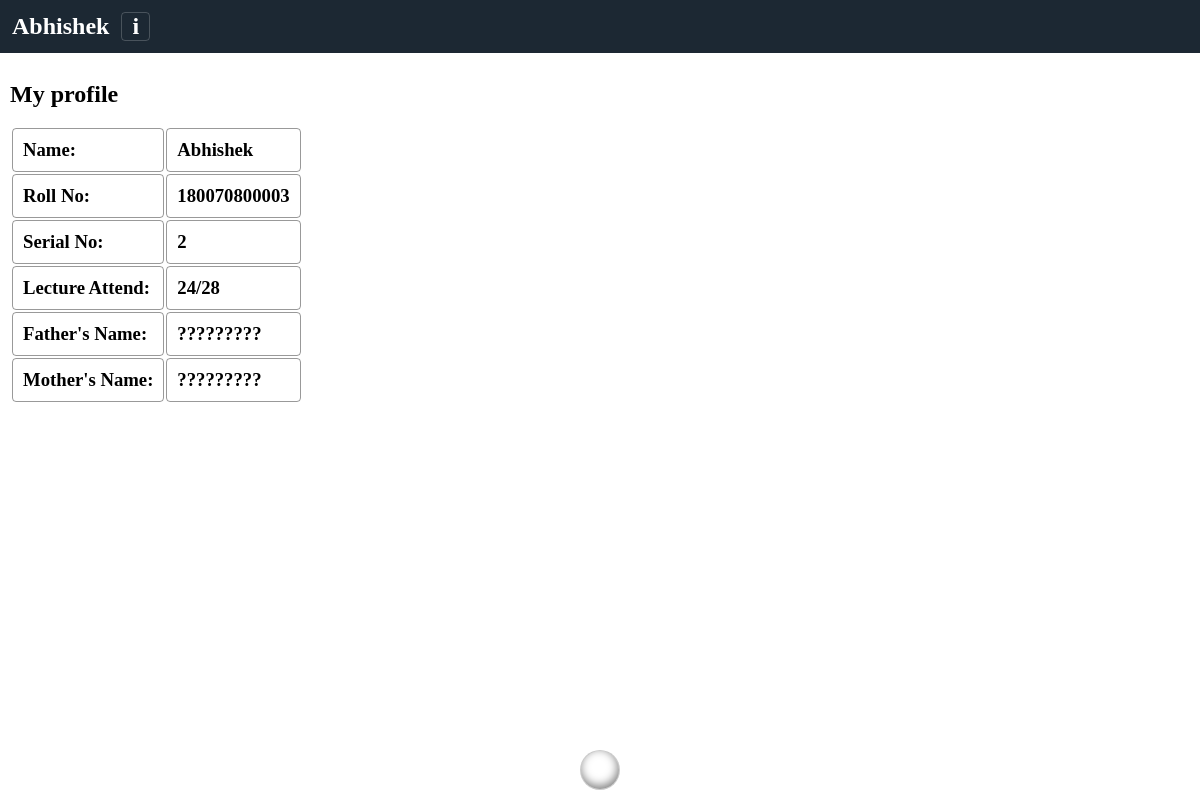
Page /users/profile.php (signed in) on the committed database.
### tables this page shows
CREATE TABLE `students` (
  `id` int(11) NOT NULL,
  `S_No` text NOT NULL,
  `Roll_No` text NOT NULL,
  `Student_name` text NOT NULL,
  `profileimg` text NOT NULL,
  `Address` text NOT NULL,
  `fatherno` text NOT NULL,
  `phoneno` text NOT NULL,
  `fname` text NOT NULL,
  `mname` text NOT NULL
);

CREATE TABLE `total` (
  `total` text NOT NULL
);

### users/profile.php (the view, shortened to what this page needs)
<?php
include("include.php");
$lecture = mysqli_fetch_array(mysqli_query($con,"select SUM(lecture) AS lecture from attendance where sno='$sno'"))['lecture'];
$totallecture = mysqli_fetch_array(mysqli_query($con,"select * from total"))['total'];
?>
<div id="screen">
    <h2>My profile</h2>
    <br/>
    <table id="table">
         <tr><td><h3>Name: </h3></td><td><h3><?php echo $name; ?></h3></td></tr>
         <tr><td><h3>Roll No: </h3></td><td><h3><?php echo $rollno; ?></h3></td></tr>
         <tr><td><h3>Serial No: </h3></td><td><h3><?php echo $sno; ?></h3></td></tr>
         <tr><td><h3>Lecture Attend: </h3></td><td><h3><?php echo $lecture."/".$totallecture; ?></h3></td></tr>
         <tr><td><h3>Father's Name: </h3></td><td><h3><?php echo $select['fname']; ?></h3></td></tr>
         <tr><td><h3>Mother's Name: </h3></td><td><h3><?php echo $select['mname']; ?></h3></td></tr>
    </table>
</div>

### users/include.php (shortened to what this page needs)
<?php
include("../database/db.php");
if(isset($_COOKIE['rollno'])){
    if($_COOKIE['login']=='1'){
        $rollno = $_COOKIE['rollno'];
        $select = mysqli_fetch_array(mysqli_query($con,"select * from students where Roll_No='$rollno'"));
        $sno = $select['S_No'];
        $name = $select['Student_name'];
    }
    else{echo "<script>window.open('../index.php','_self')</script>";}
}else{
    echo "<script>window.open('../index.php','_self')</script>";
}
?>
<div id="header">
<table><tr><td><h2><?php echo $name; ?></h2></td><td><a href='instruction.php'><h2>i</h2></a></td></tr></table>
</div>
<head>
</head>
<center><input type="range" id="range" oninput="show()" value='50'/> </center>

### database/db.php (style rules this page uses)
* { font-family: raleway !important;font-weight: bold; }

### users/include.php (style rules this page uses)
* { margin: 0;transition: .4s; padding: 0;font-family:lato; }
#header { padding: 10px 0px;width:100%;background: #1C2833; }
#header h2 { padding: 0px 10px; float: left; color:white; }
#header a h2 { color:white;border:1px solid rgba(255,255,255,0.2);border-radius: 4px; }
#range { outline: none; position: fixed;left: 0px; bottom: 10px;width: 100%;background: transparent;-webkit-appearance:none; }
#overlay table td,a { outline:none;color: white; }

### users/profile.php (style rules this page uses)
#screen { padding: 10px; }
#table td { border: 1px solid rgba(0,0,0,0.4);padding: 10px;border-radius: 4px; }

### rows in the picture
students: Student_name "Abhishek", S_No "2", fname "?????????", mname "?????????"
total: total "28"

### other values in the picture
$rollno "180070800003"
$lecture "24"
